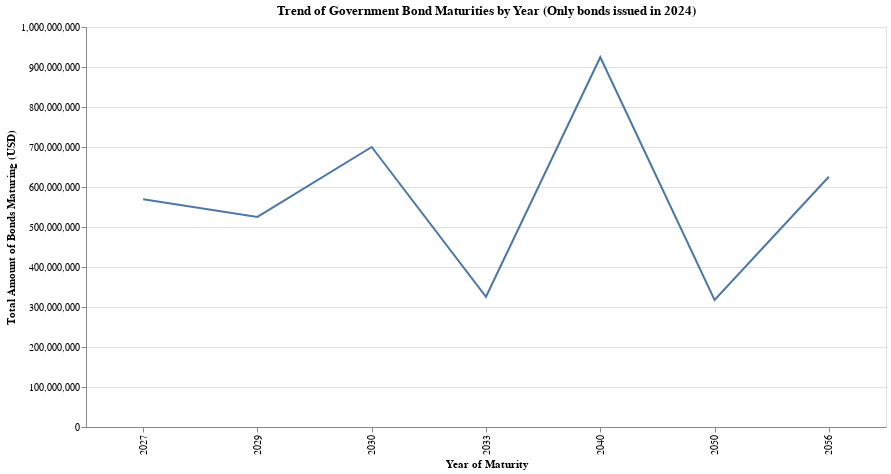

Here is the notebook cell this chart was saved with:
### Markdown cell above
View Graph

### Code cell
import requests
from bs4 import BeautifulSoup
import pandas as pd
import altair as alt
import locale

# set locale time to Spanish for date parsing
locale.setlocale(locale.LC_TIME, "es_ES.UTF-8")  # for Linux/Mac
# locale.setlocale(locale.LC_TIME, "Spanish_Spain.1252")  # for Windows

# URL of the webpage containing the table
url = "https://www.hacienda.cl/areas-de-trabajo/finanzas-internacionales/oficina-de-la-deuda-publica/plan-emision"

response = requests.get(url)
soup = BeautifulSoup(response.content, "html.parser")
#locate table in the page
table = soup.find("table", {"class": "tableizer-table"})

headers = [header.get_text(strip=True) for header in table.find_all("th")]
rows = []
for row in table.find_all("tr")[1:]:  # Skip the header row
    cells = row.find_all("td")
    rows.append([cell.get_text(strip=True) for cell in cells])

# data frame from the HTML 
df = pd.DataFrame(rows, columns=headers)

# cleaning. Coercing date format
df["Fecha Colocación"] = pd.to_datetime(df["Fecha Colocación"], format="%d-%b-%y", errors='coerce', dayfirst=True)
df["Vencimiento"] = pd.to_datetime(df["Vencimiento"], format="%d-%b-%y", errors='coerce', dayfirst=True)
df["Colocado (Moneda Original)"] = df["Colocado (Moneda Original)"].str.replace(".", "", regex=False).astype(float)

# Transforming chilean pesos to USD
usd_to_clp_rate = 1007.04
#jan 6 2024 change

df["Placed (USD)"] = df["Colocado (Moneda Original)"]/usd_to_clp_rate

filtered_df = df[df["Bono"].str.contains("BTP", na=False)]
filtered_df["Vencimiento"] = pd.to_datetime(filtered_df["Vencimiento"], errors="coerce")

filtered_df["Year of Maturity"] = filtered_df["Vencimiento"].dt.year # creatting year of maturity variable

# grouped frame to plot
grouped_df = filtered_df.groupby("Year of Maturity")["Placed (USD)"].sum().reset_index() 

#tets vega plot with altair 
line_chart = alt.Chart(grouped_df).mark_line().encode(
    x=alt.X("Year of Maturity:O", title="Year of Maturity"),
    y=alt.Y("Placed (USD):Q", title="Total Amount of Bonds Maturing (USD)"),
    tooltip=["Year of Maturity", "Placed (USD)"]
).properties(
    title="Trend of Government Bond Maturities by Year (Only bonds issued in 2024)",
    width=800,
    height=400
)

# Display the line chart
line_chart.display()

### Figure 1 — Vega-Lite specification as saved in the notebook (floating-point values rounded to 4 significant figures)
{"config": {"view": {"continuousWidth": 300, "continuousHeight": 300}}, "data": {"name": "data-81a4bf479f85d85a4370f39f2c7fbda0"}, "mark": {"type": "line"}, "encoding": {"tooltip": [{"field": "Year of Maturity", "type": "quantitative"}, {"field": "Placed (USD)", "type": "quantitative"}], "x": {"field": "Year of Maturity", "title": "Year of Maturity", "type": "ordinal"}, "y": {"field": "Placed (USD)", "title": "Total Amount of Bonds Maturing (USD)", "type": "quantitative"}}, "height": 400, "title": "Trend of Government Bond Maturities by Year (Only bonds issued in 2024)", "width": 800, "$schema": "https://vega.github.io/schema/vega-lite/v5.8.0.json", "datasets": {"data-81a4bf479f85d85a4370f39f2c7fbda0": [{"Year of Maturity": 2027, "Placed (USD)": 569400000.0}, {"Year of Maturity": 2029, "Placed (USD)": 525300000.0}, {"Year of Maturity": 2030, "Placed (USD)": 700100000.0}, {"Year of Maturity": 2033, "Placed (USD)": 325500000.0}, {"Year of Maturity": 2040, "Placed (USD)": 924500000.0}, {"Year of Maturity": 2050, "Placed (USD)": 317800000.0}, {"Year of Maturity": 2056, "Placed (USD)": 625600000.0}]}}
